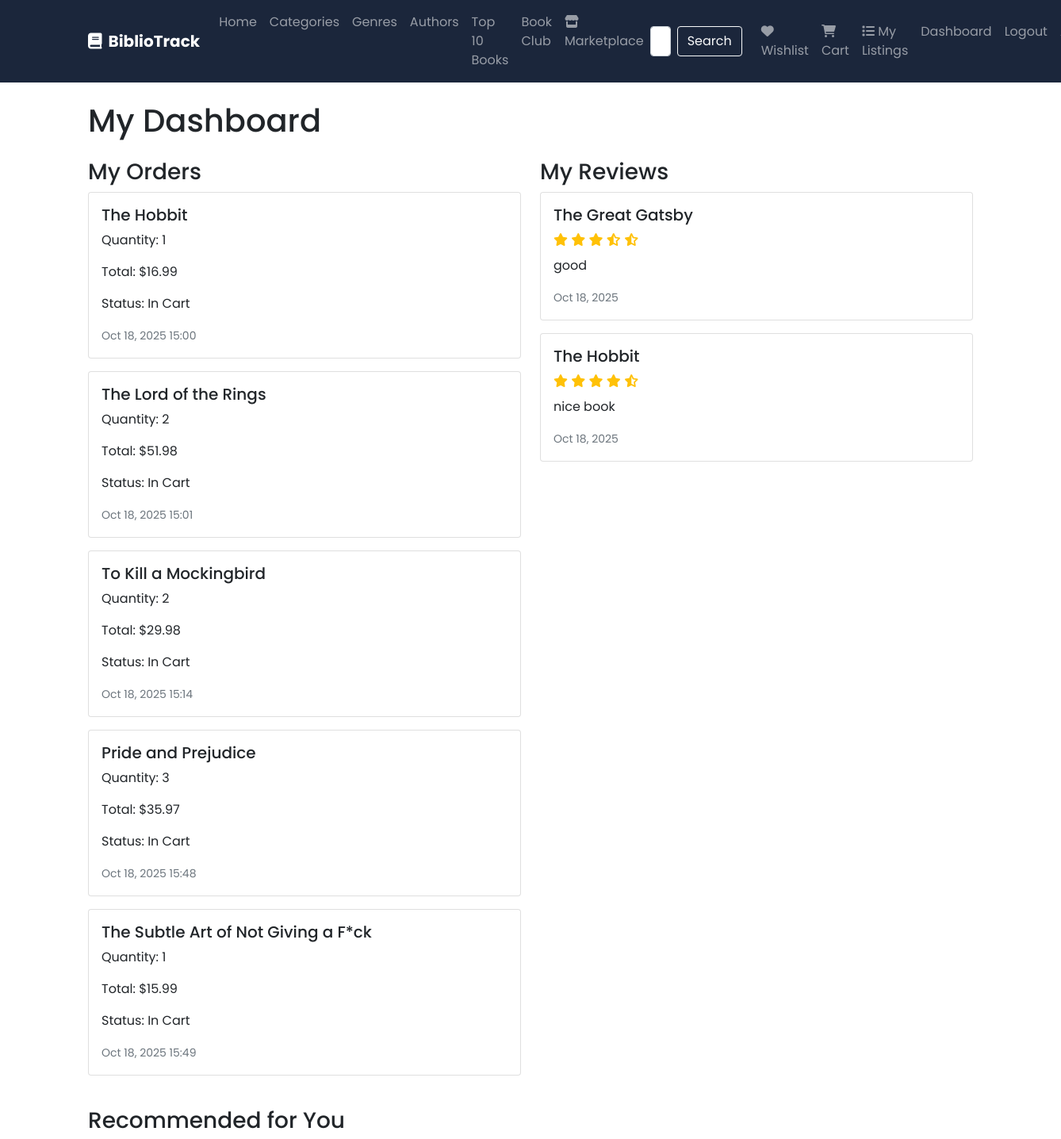
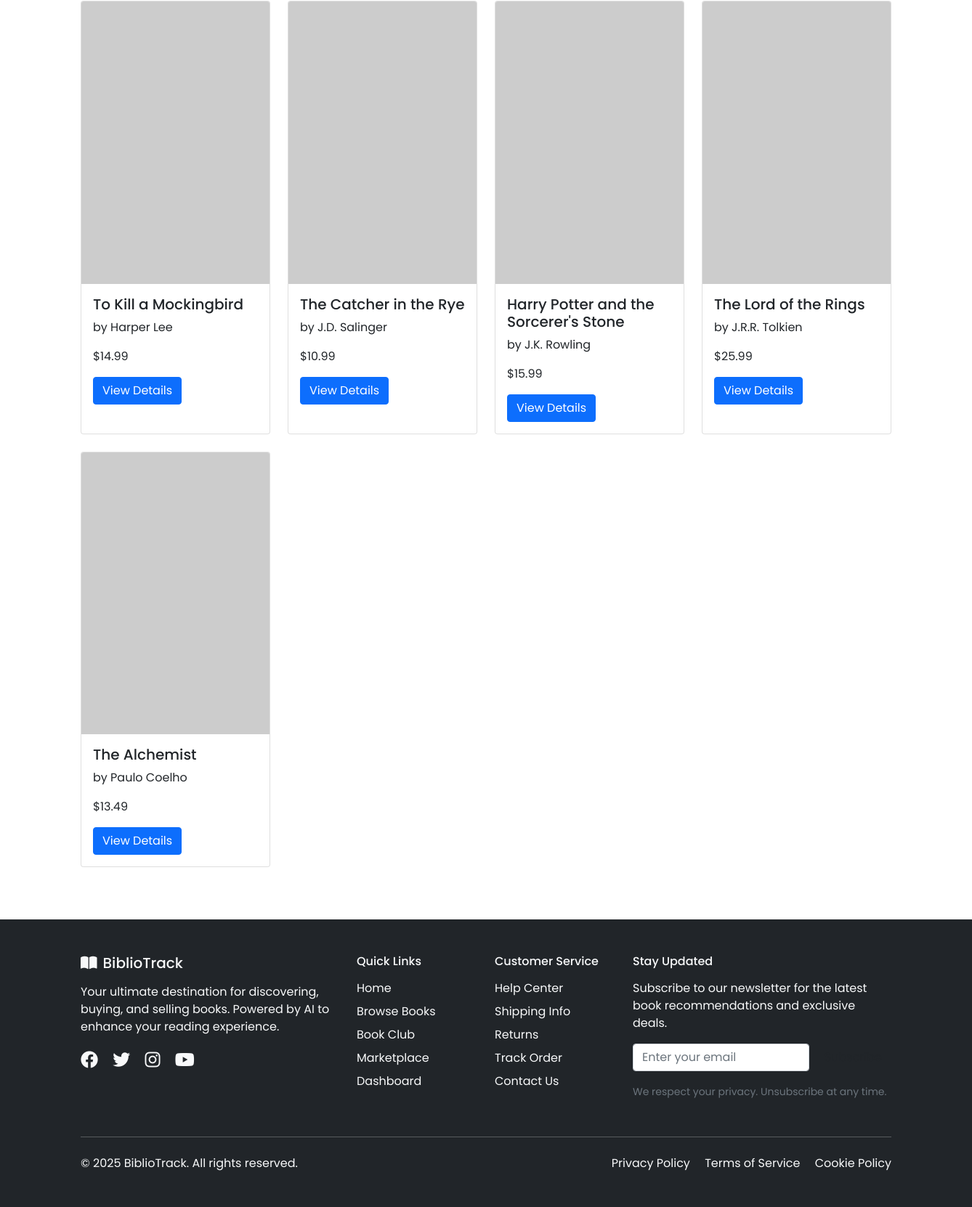
The app's page /dashboard/ (signed in) with its own data (2 pictures, top to bottom).
### books/models.py (models this page shows, shortened)
class Order(models.Model):
    STATUS_CHOICES = [
        ('cart', 'In Cart'),
        ('pending', 'Pending'),
        ('processing', 'Processing'),
        ('shipped', 'Shipped'),
        ('delivered', 'Delivered'),
        ('cancelled', 'Cancelled'),
    ]
    user = models.ForeignKey(User, on_delete=models.CASCADE)
    book = models.ForeignKey(Book, on_delete=models.CASCADE, null=True, blank=True)
    user_book = models.ForeignKey('UserBook', on_delete=models.CASCADE, null=True, blank=True)
    quantity = models.PositiveIntegerField(default=1)
    status = models.CharField(max_length=20, choices=STATUS_CHOICES, default='cart')
    ordered_at = models.DateTimeField(auto_now_add=True)
    total_price = models.DecimalField(max_digits=10, decimal_places=2, default=0.00)
    razorpay_order_id = models.CharField(max_length=100, blank=True, null=True)
    razorpay_payment_id = models.CharField(max_length=100, blank=True, null=True)
    tracking_id = models.CharField(max_length=100, blank=True, null=True)
    delivery_date = models.DateTimeField(blank=True, null=True)
    shipping_address = models.TextField(blank=True, null=True)

class Book(models.Model):
    title = models.CharField(max_length=200)
    author = models.CharField(max_length=100)
    genre = models.CharField(max_length=50)
    category = models.CharField(max_length=50)
    price = models.DecimalField(max_digits=10, decimal_places=2)
    rating = models.FloatField(default=0.0, validators=[MinValueValidator(0.0), MaxValueValidator(5.0)])
    stock = models.PositiveIntegerField(default=0)
    cover_image_url = models.URLField(blank=True, null=True)
    description = models.TextField(blank=True)
    image_hash = models.CharField(max_length=64, blank=True, null=True)  # Store perceptual hash
    image_features = models.JSONField(blank=True, null=True)  # Store VGG16 features for visual search
    created_at = models.DateTimeField(auto_now_add=True)
    updated_at = models.DateTimeField(auto_now=True)

class Review(models.Model):
    user = models.ForeignKey(User, on_delete=models.CASCADE)
    book = models.ForeignKey(Book, on_delete=models.CASCADE)
    rating = models.IntegerField(validators=[MinValueValidator(1), MaxValueValidator(5)])
    comment = models.TextField(blank=True)
    created_at = models.DateTimeField(auto_now_add=True)

### books/views.py (the view)
# urls.py: path('dashboard/', views.user_dashboard, name='dashboard'),
@login_required
def user_dashboard(request):
    logger.info(f"Request: {request.method} {request.path}")
    orders = Order.objects.filter(user=request.user)
    reviews = Review.objects.filter(user=request.user)
    return render(request, 'books/dashboard.html', {
        'orders': orders,
        'reviews': reviews
    })

### books/templates/books/dashboard.html (shortened to what this page needs)
{% extends 'books/base.html' %}
{% block content %}
<h1 class="mb-4">My Dashboard</h1>
<div class="row">
    <div class="col-md-6">
        <h3>My Orders</h3>
        {% for order in orders %}
        <div class="card mb-3">
            <div class="card-body">
                <h5 class="card-title">{{ order.book.title }}</h5>
                <p class="card-text">Quantity: {{ order.quantity }}</p>
                <p class="card-text">Total: ${{ order.total_price }}</p>
                <p class="card-text">Status: {{ order.get_status_display }}</p>
                <small class="text-muted">{{ order.ordered_at|date:"M d, Y H:i" }}</small>
            </div>
        </div>
        {% empty %}
        <p>No orders yet.</p>
        {% endfor %}
    </div>
    <div class="col-md-6">
        <h3>My Reviews</h3>
        {% for review in reviews %}
        <div class="card mb-3">
            <div class="card-body">
                <h5 class="card-title">{{ review.book.title }}</h5>
                <div class="star-rating mb-2">
                    {% for i in "12345"|make_list %}
                        <i class="fas fa-star{% if review.rating < forloop.counter %}-half-alt{% endif %}"></i>
                    {% endfor %}
                </div>
                <p class="card-text">{{ review.comment }}</p>
                <small class="text-muted">{{ review.created_at|date:"M d, Y" }}</small>
            </div>
        </div>
        {% empty %}
        <p>No reviews yet.</p>
        {% endfor %}
    </div>
</div>
<div class="row mt-4">
    <div class="col-12">
        <h3>Recommended for You</h3>
        <div id="recommendations" class="row">
        </div>
    </div>
</div>
{% endblock %}

### books/templates/books/base.html (style rules this page uses)
body { font-family: 'Poppins', sans-serif; }
.star-rating { color: #ffc107; }

### records on screen
Order: book "The Hobbit", quantity "1", total_price "16.99", status "In Cart", ordered_at "Oct 18, 2025 15:00"
Order: book "The Lord of the Rings", quantity "2", total_price "51.98", status "In Cart", ordered_at "Oct 18, 2025 15:01"
Order: book "To Kill a Mockingbird", quantity "2", total_price "29.98", status "In Cart", ordered_at "Oct 18, 2025 15:14"
Order: book "Pride and Prejudice", quantity "3", total_price "35.97", status "In Cart", ordered_at "Oct 18, 2025 15:48"
Order: book "The Subtle Art of Not Giving a F*ck", quantity "1", total_price "15.99", status "In Cart", ordered_at "Oct 18, 2025 15:49"
Review: book "The Great Gatsby", rating 3 (drawn), comment "good", created_at "Oct 18, 2025"
Review: book "The Hobbit", rating 4 (drawn), comment "nice book", created_at "Oct 18, 2025"
